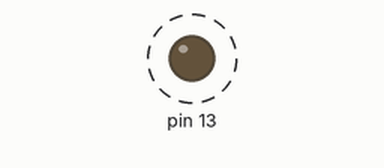
This sketch was run on a simulated Arduino Uno, built with avr-gcc and run on an emulated ATmega328P. Parts: output pins drawn as LEDs (lit = HIGH). Dashed ring = blinking. What the sketch prints to the serial monitor is not drawn.

Above: at 0.6 s.
Timing chart, 0 to 3.0 s (numbered marks = the images above):
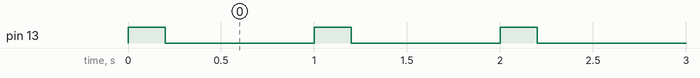

The sketch:

heartbeat.ino
```cpp
int n = 0;
void setup() {
  Serial.begin(9600);
  pinMode(13, OUTPUT);
}

void loop() {
  Serial.print(n);
  Serial.println(" seconds have passed");
  digitalWrite(13,HIGH);
  delay(200);
  digitalWrite(13,LOW);
  delay(800);
  n=n+1;
}
```

Measured:
- by itself, pin 13: alternates HIGH for 0.20 s and LOW for 0.80 s
